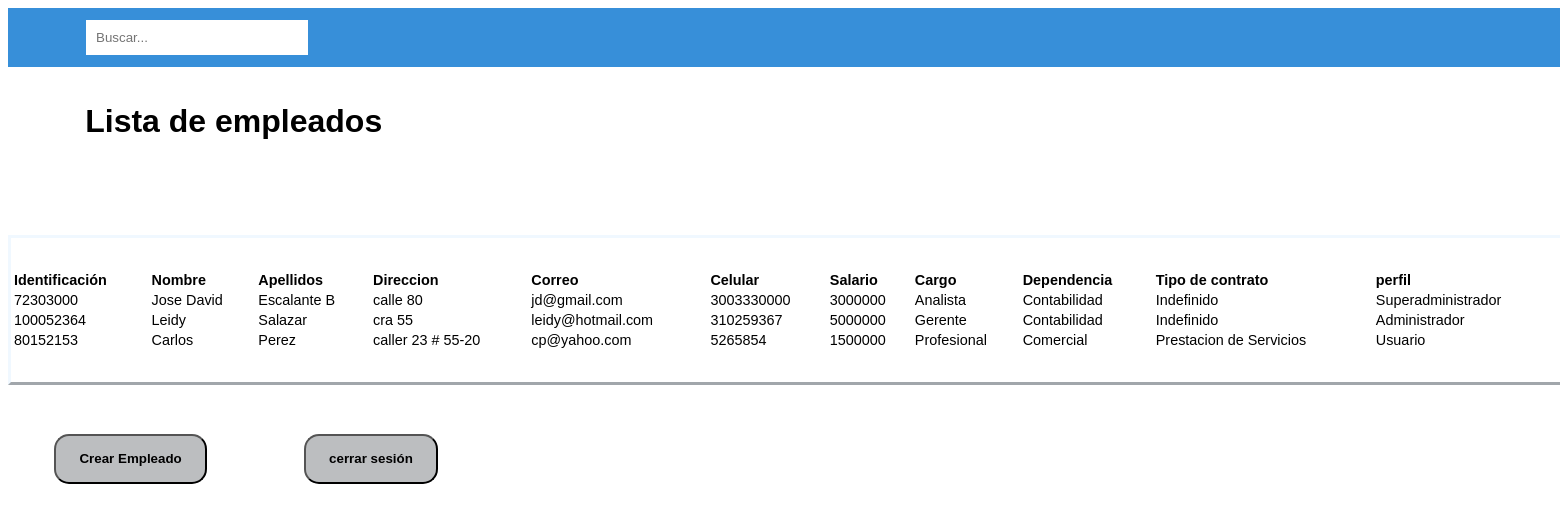
Page /administrador on the committed database.
### tables this page shows
CREATE TABLE usuarios (id_cedula BIGINT PRIMARY KEY NOT NULL, nombre VARCHAR (50) NOT NULL, apellido VARCHAR (50) NOT NULL, correo VARCHAR (50) NOT NULL, direccion VARCHAR (150) NOT NULL, celular BIGINT NOT NULL, fecha_ingreso DATE NOT NULL, fecha_termino DATE, salario BIGINT, password VARCHAR (200) NOT NULL, id_cargo INTEGER NOT NULL, id_perfil INTEGER NOT NULL, id_dependencia INTEGER NOT NULL, id_tipo_contrato INTEGER NOT NULL, CONSTRAINT FKcargos FOREIGN KEY (id_cargo) REFERENCES cargo (id_cargo), CONSTRAINT FKdependencias FOREIGN KEY (id_dependencia) REFERENCES dependencia (id_dependencia), CONSTRAINT FKdependiencias FOREIGN KEY (id_dependencia) REFERENCES dependencia (id_dependencia), CONSTRAINT FKcontratos FOREIGN KEY (id_tipo_contrato) REFERENCES tipo_contrato (id_tipo_contrato), CONSTRAINT PKperfiles FOREIGN KEY (id_perfil) REFERENCES perfil (id_perfil));

CREATE TABLE cargo (id_cargo INTEGER PRIMARY KEY NOT NULL, nombre_cargo VARCHAR (50) NOT NULL);

CREATE TABLE dependencia (id_dependencia INTEGER PRIMARY KEY NOT NULL, nombre_dependencia VARCHAR (50) NOT NULL);

CREATE TABLE tipo_contrato (id_tipo_contrato INTEGER PRIMARY KEY NOT NULL, nombre_tipo_contrato VARCHAR (50) NOT NULL);

CREATE TABLE perfil (id_perfil INTEGER PRIMARY KEY NOT NULL, nombre_perfil VARCHAR (50) NOT NULL);

### app.py (the view)
@app.route('/administrador', methods=["GET", "POST"])
def administrador():
    con = sql.connect("empleados.db")
    con.row_factory = sql.Row
    cur = con.cursor()
    cur.execute("SELECT id_cedula, nombre, apellido, direccion,correo, celular, salario, nombre_cargo, nombre_dependencia, nombre_tipo_contrato, nombre_perfil,password, fecha_ingreso,fecha_termino FROM usuarios JOIN cargo on cargo.id_cargo = usuarios.id_cargo JOIN dependencia on dependencia.id_dependencia = usuarios.id_dependencia JOIN tipo_contrato on tipo_contrato.id_tipo_contrato = usuarios.id_tipo_contrato JOIN perfil on perfil.id_perfil = usuarios.id_perfil")
    rows = cur.fetchall()
    return render ("administrador.html",rows=rows)

### templates/administrador.html (shortened to what this page needs)
<!DOCTYPE html>
<html lang="en">
<head>
</head>
<header>
    <div class="header-top">
        <div class="navegacion">
            <input type="search" placeholder="Buscar..." class="search">
        </div>
</header>
<body>
    <br>
        <h1 style="margin: 5%;">Lista de empleados</h1>
        <br>
        <table class="">
            <tr>
                <th>Identificación</th>
                <th>Nombre</th>
                <th>Apellidos</th>
                <th>Direccion</th>
                <th>Correo</th>
                <th>Celular</th>
                <th>Salario</th>
                <th>Cargo</th>
                <th>Dependencia</th>
                <th>Tipo de contrato</th>
                <th>perfil</th>
            </tr>
            {% for row in rows %}
            <tr>
                <td>{{row["id_cedula"]}}</td>
                <td>{{row["nombre"]}}</td>
                <td>{{row["apellido"]}}</td>
                <td>{{row["direccion"]}}</td>
                <td>{{row["correo"]}}</td>
                <td>{{row["celular"]}}</td>
                <td>{{row["salario"]}}</td>
                <td>{{row["nombre_cargo"]}}</td>
                <td>{{row["nombre_dependencia"]}}</td>
                <td>{{row["nombre_tipo_contrato"]}}</td>
                <td>{{row["nombre_perfil"]}}</td>
            </tr>
            {% endfor %}
             </table>
    <br>
    <button onclick="window.location.href='CrearEmpleado';"><b>Crear Empleado</b></button>
    <button onclick="window.location.href='/';"><b> cerrar sesión</b></button>
</body>
</html>

### templates/administrador.html (style rules this page uses)
body { font-family: Arial, Helvetica, sans-serif; font-size: 100%; }
table { font-family: arial, sans-serif; border-color: aliceblue; width: 150%; text-align: justify; font-size: 90%; padding: 2% 0% 2% 0%; border-style: outset; }
button { margin: 2% 3% 2% 3%; padding: 1% 1.5% 1% 1.5%; border-radius: 15px; background-color: rgb(188, 190, 192); }
header { width: 100%; position: fixed; }
.header-top { width: 100%; background: #378fd9; }
.navegacion { width: 90%; max-width: 100%; margin: auto; padding: 12px 0px; }
.search { padding: 10px; padding-right: 35px; border: none; }

### rows in the picture
usuarios: id_cedula "72303000", nombre "Jose David", apellido "Escalante B", direccion "calle 80", correo "jd@gmail.com", celular "3003330000", salario "3000000", nombre_cargo "Analista", nombre_dependencia "Contabilidad", nombre_tipo_contrato "Indefinido", nombre_perfil "Superadministrador"
usuarios: id_cedula "100052364", nombre "Leidy", apellido "Salazar", direccion "cra 55", correo "leidy@hotmail.com", celular "310259367", salario "5000000", nombre_cargo "Gerente", nombre_dependencia "Contabilidad", nombre_tipo_contrato "Indefinido", nombre_perfil "Administrador"
usuarios: id_cedula "80152153", nombre "Carlos", apellido "Perez", direccion "caller 23 # 55-20", correo "cp@yahoo.com", celular "5265854", salario "1500000", nombre_cargo "Profesional", nombre_dependencia "Comercial", nombre_tipo_contrato "Prestacion de Servicios", nombre_perfil "Usuario"
